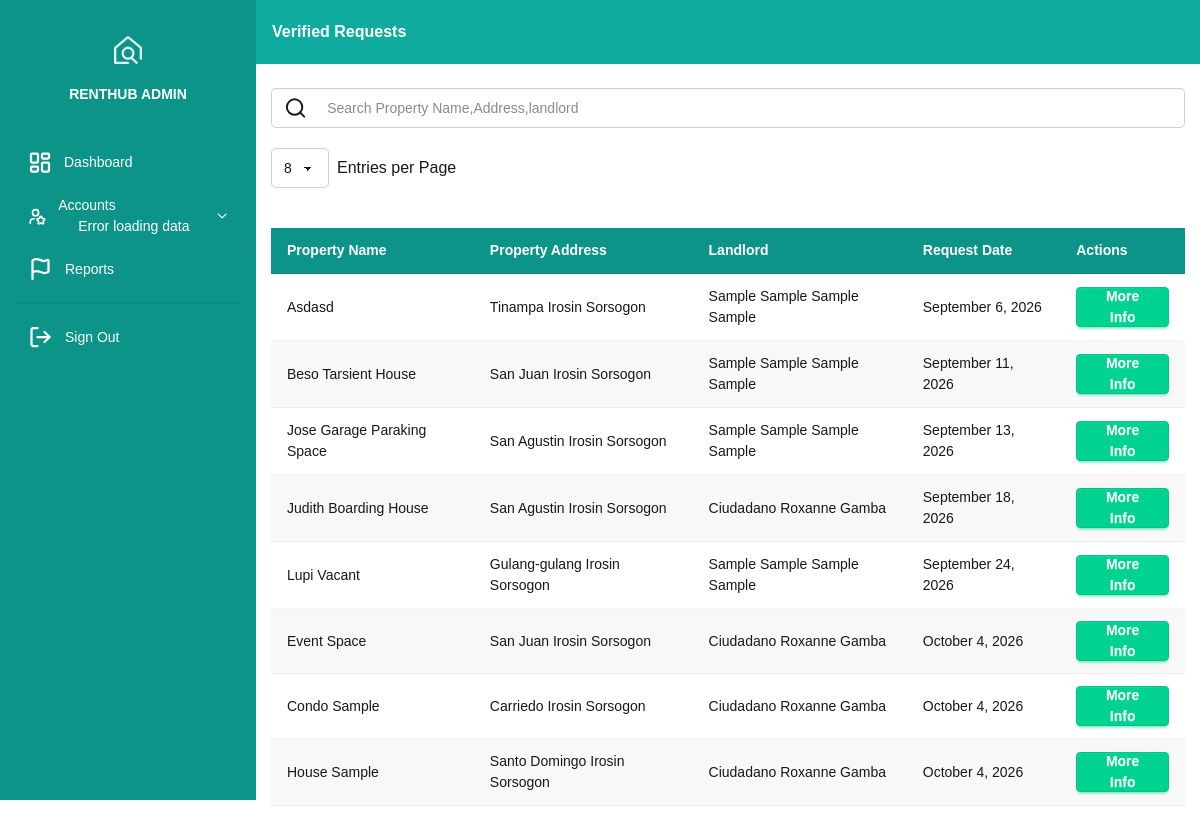
Before: /admin/verified_properties.php (signed in) with the older database file.
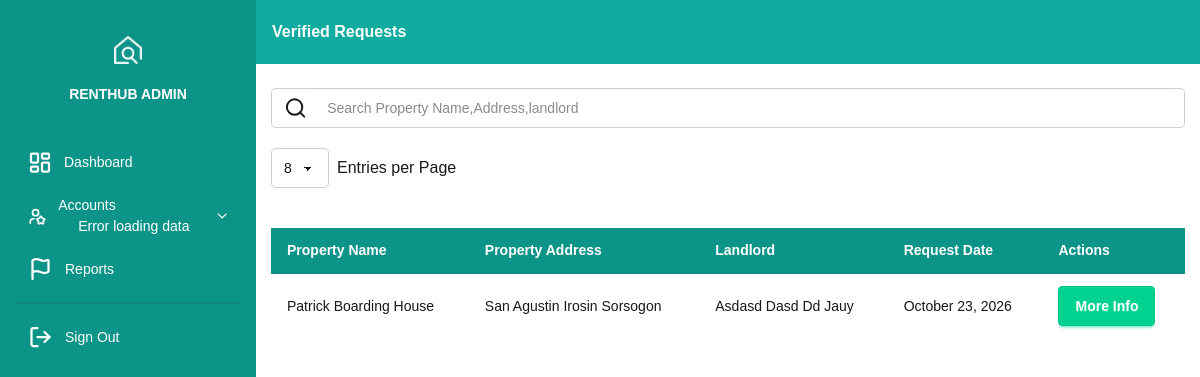
After: the same page with the newer database file.
### tables this page shows
CREATE TABLE IF NOT EXISTS `landlord` (
  `landlord_id` varchar(255) NOT NULL DEFAULT '',
  `user_id` varchar(255) DEFAULT NULL,
  `province` varchar(255) DEFAULT NULL,
  `municipality` varchar(255) DEFAULT NULL,
  `barangay` varchar(255) DEFAULT NULL,
  `type` varchar(255) DEFAULT NULL,
  `property_name` varchar(255) DEFAULT NULL,
  `date_request` date DEFAULT NULL,
  `status` varchar(255) DEFAULT NULL,
  `longitude` varchar(255) DEFAULT NULL,
  `latitude` varchar(255) DEFAULT NULL,
  PRIMARY KEY (`landlord_id`)
);

CREATE TABLE IF NOT EXISTS `accounts` (
  `user_id` varchar(255) NOT NULL,
  `middlename` varchar(255) NULL,
  `lastname` varchar(255) DEFAULT NULL,
  `firstname` varchar(255) DEFAULT NULL,
  `suffix` varchar(255) DEFAULT NULL,
  `email` varchar(255) DEFAULT NULL,
  `contact_number` varchar(255) DEFAULT NULL,
  `province` varchar(255) DEFAULT NULL,
  `municipality` varchar(255) DEFAULT NULL,
  `barangay` varchar(255) DEFAULT NULL,
  `zipcode` varchar(255) DEFAULT NULL,
  `username` varchar(255) DEFAULT NULL,
  `password` varchar(255) DEFAULT NULL,
  `id_type` varchar(255) DEFAULT NULL,
  `id_number` varchar(255) DEFAULT NULL,
  `id_photo` varchar(255) DEFAULT NULL,
  `occupation` varchar(255) DEFAULT NULL,
  `status` varchar(255) DEFAULT NULL,
  `user_type` varchar(255) DEFAULT NULL,
  `date_request` date DEFAULT NULL,
  `remember_token` varchar(255) DEFAULT NULL,
  `profile` varchar(255) DEFAULT NULL,
  `selfie_photo` varchar(255) DEFAULT NULL,
  PRIMARY KEY (`user_id`)
);

### admin/verified_properties.php (the view, shortened to what this page needs)
<?php
  include '../config.php';
 ?>
 <!DOCTYPE html>
<html lang="en">
<head>
    <link rel="stylesheet" href="./../assets/styles/daisy_ui.css">
    <link rel="stylesheet" href="./../assets/styles/index.css">
    <script src="./../assets/scripts/tailwind.js"></script>
    <link rel="stylesheet" href="https://unpkg.com/leaflet@1.9.4/dist/leaflet.css" />
</head>
<body class="bg-base-100">
    <div class="drawer lg:drawer-open ">
        <div class="drawer-content flex flex-col ">
        <nav class="navbar w-full bg-base-300 px-4 bg-[#0fab9e]">
            <div class="flex-1 font-bold text-white">Verified Requests</div>
        </nav>
        <div class="py-6">
            <main>
                <section class="my-container">
                    <div class="flex justify-start items-start mb-5  w-[100%]">
                    <label class="input validator  w-[100%] rounded-[5px]">
                            <svg xmlns="http://www.w3.org/2000/svg" width="24" height="24" viewBox="0 0 24 24" fill="none" stroke="currentColor" stroke-width="2" stroke-linecap="round" stroke-linejoin="round" class="lucide lucide-search-icon lucide-search"><path d="m21 21-4.34-4.34"/><circle cx="11" cy="11" r="8"/></svg>
                            <input type="text"  class="search_data input w-[100%] " placeholder="Search Property Name,Address,landlord"  />
                        </label>
                    </div>
                    <div class="flex items-center gap-2 mb-10">
                        <select id="entries_limit" class="select w-fit rounded-[5px]">
                            <option value="8" selected>8</option>
                        </select>
                        <p>Entries per Page</p>
                    </div>
                    <div class="overflow-x-auto">
                        <table class="table table-zebra">
                            <thead>
                                <tr  class="bg-[#0d9488] text-white">
                                    <th>Property Name</th>
                                    <th>Property Address</th>
                                    <th>Landlord</th>
                                    <th>Request Date</th>
                                    <th>Actions</th>
                                </tr>
                            </thead>
                                <tbody class="myTable">
                                    <?php
                                        $request_pending = "Approved";
                                        $request = $conn->prepare("SELECT l.landlord_id,l.user_id,l.province,l.municipality,l.barangay,l.type,l.property_name,l.date_request,a.firstname,a.lastname,a.middlename,a.suffix,a.user_id,l.status
                                        FROM `landlord` as l
                                        LEFT JOIN accounts as a ON l.user_id = a.user_id
                                        WHERE  l.status = ? ORDER BY l.date_request ASC");
                                        $request->bind_param("s",$request_pending);
                                        $request->execute();
                                        $result_request = $request->get_result();
                                        if($result_request->num_rows > 0){
                                            while($row = mysqli_fetch_assoc($result_request)){
                                                $firstname = $row['firstname'];
                                                $lastname = $row['lastname'];
                                                $middlename = $row['middlename'];
                                                $suffix = $row['suffix'];
                                                $fullname = $lastname . ' ' . $firstname . ' ' . $middlename . ' ' . $suffix;
                                                $landlord_id = $row['landlord_id'];
                                                $province = $row['province'];
                                                $municipality = $row['municipality'];
                                                $barangay = $row['barangay'];
                                                $location = $barangay . ' ' . $municipality . ' ' . $province;
                                                $property_name = $row['property_name'];
                                                $new_date_request =  date("F j, Y", strtotime($row['date_request']));
                                             echo '
                                                <tr class="data-row">
                                                    <td>  ' . $property_name . '</td>
                                                    <td>  ' . $location . '</td>
                                                    <td>  ' . $fullname . '</td>
                                                    <td>  ' . $new_date_request . '</td>
                                                    <td>
                                                        <a href="pending_request_info.php?id=' . $landlord_id . '&location_back=verified_properties.php" class="btn btn-success text-white">More Info</a>
                                                    </td>
                                                </tr>';
                                            }
                                        }
                                    ?>
                            </tbody>
                        </table>
                    </div>
                </section>
            </main>
        </div>
        </div>
        <div class="drawer-side z-40">
        <?php include 'drawer.php'; ?>
        </div>
    </div>
</body>
</html>

### admin/drawer.php (shortened to what this page needs)
<?php  $current_page = basename($_SERVER['SCRIPT_NAME']); ?>
<div class="menu p-4 w-64 min-h-full bg-base-200 text-base-content flex flex-col justify-between bg-[#0d9488] ">
  <ul class="space-y-2">
      <li class="flex justify-center items-center text-center mb-10">
          <img src="../assets/images/logo-icon.png" class="w-[80px] ">
          <p class="nav_li  m-0 p-0 text-sm font-bold text-white">RENTHUB ADMIN</p>
      </li>
      <li>
          <a href="index.php" class="flex items-center gap-3 active">
          <span class="text-white">Dashboard</span>
          </a>
      </li>
      <li class="relative">
          <button id="dropdownBtn1" class="w-full flex items-center justify-between gap-3 text-white active focus:outline-none">
              <div class="flex items-center gap-3">
                  <span>
                      Accounts
                      <div class="request_data indicator  ms-5">
                      </div>
                  </span>
              </div>
              <svg id="arrowIcon1" xmlns="http://www.w3.org/2000/svg" width="16" height="16" fill="none" stroke="currentColor" stroke-width="2.5" viewBox="0 0 24 24" class="transition-transform duration-200">
                  <path stroke-linecap="round" stroke-linejoin="round" d="M19.5 8.25l-7.5 7.5-7.5-7.5" />
              </svg>
          </button>
      </li>
      <li>
          <a href="reports.php" class="flex items-center gap-3 active">
              <span class="text-white">
                  Reports
              </span>
          </a>
      </li>
      <div class="divider text-white"></div>
      <li>
          <a href="signout.php?location_back=<?php echo $current_page; ?>" class="flex items-center gap-3 active">
          <span class="text-white">Sign Out</span>
          </a>
      </li>
  </ul>
</div>

### assets/styles/index.css (style rules this page uses)
* { font-family: 'Roboto Variable', sans-serif; scroll-behavior: smooth; }
.my-container { width: 100%; padding-right: 15px; padding-left: 15px; margin-right: auto; margin-left: auto; box-sizing: border-box; }
@media (min-width: 576px) { .my-container { max-width: 540px; } }
@media (min-width: 768px) { .my-container { max-width: 720px; } }
@media (min-width: 992px) { .my-container { max-width: 960px; } }
@media (min-width: 1200px) { .my-container { max-width: 1140px; } }

Changed rows visible on the page:
removed landlord: property_name "Asdasd", location "Tinampa Irosin Sorsogon", user.suffix "Sample Sample Sample Sample", date_request "September 6, 2026"
removed landlord: property_name "Beso Tarsient House", location "San Juan Irosin Sorsogon", user.suffix "Sample Sample Sample Sample", date_request "September 11, 2026"
removed landlord: property_name "Jose Garage Paraking Space", location "San Agustin Irosin Sorsogon", user.suffix "Sample Sample Sample Sample", date_request "September 13, 2026"
removed landlord: property_name "Judith Boarding House", location "San Agustin Irosin Sorsogon", user.suffix "Ciudadano Roxanne Gamba", date_request "September 18, 2026"
removed landlord: property_name "Lupi Vacant", location "Gulang-gulang Irosin Sorsogon", user.suffix "Sample Sample Sample Sample", date_request "September 24, 2026"
removed landlord: property_name "Event Space", location "San Juan Irosin Sorsogon", user.suffix "Ciudadano Roxanne Gamba", date_request "October 4, 2026"
removed landlord: property_name "Condo Sample", location "Carriedo Irosin Sorsogon", user.suffix "Ciudadano Roxanne Gamba", date_request "October 4, 2026"
removed landlord: property_name "House Sample", location "Santo Domingo Irosin Sorsogon", user.suffix "Ciudadano Roxanne Gamba", date_request "October 4, 2026"
added landlord: property_name "Patrick Boarding House", location "San Agustin Irosin Sorsogon", user.suffix "Asdasd Dasd Dd Jauy", date_request "October 23, 2026"
